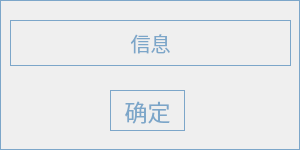
<?xml version="1.0" encoding="UTF-8"?>
<ui version="4.0">
 <class>Hp_Wifi_search_Dialog</class>
 <widget class="QWidget" name="Hp_Wifi_search_Dialog">
  <property name="geometry">
   <rect>
    <x>0</x>
    <y>0</y>
    <width>300</width>
    <height>150</height>
   </rect>
  </property>
  <property name="windowTitle">
   <string>Form</string>
  </property>
  <property name="styleSheet">
   <string notr="true"/>
  </property>
  <widget class="QFrame" name="frame">
   <property name="geometry">
    <rect>
     <x>0</x>
     <y>0</y>
     <width>300</width>
     <height>150</height>
    </rect>
   </property>
   <property name="styleSheet">
    <string notr="true">border: 1px solid  #7CA6C9;
background-color: rgba(255, 255, 255, 0);
color:#7CA6C9;
background-image:url(:/res/res/format_default_bg.png);</string>
   </property>
   <property name="frameShape">
    <enum>QFrame::StyledPanel</enum>
   </property>
   <property name="frameShadow">
    <enum>QFrame::Raised</enum>
   </property>
   <widget class="QLabel" name="label_3">
    <property name="geometry">
     <rect>
      <x>10</x>
      <y>20</y>
      <width>281</width>
      <height>46</height>
     </rect>
    </property>
    <property name="font">
     <font>
      <pointsize>15</pointsize>
      <stylestrategy>PreferAntialias</stylestrategy>
     </font>
    </property>
    <property name="styleSheet">
     <string notr="true">color:#7CA6C9;</string>
    </property>
    <property name="frameShape">
     <enum>QFrame::NoFrame</enum>
    </property>
    <property name="text">
     <string>&lt;html&gt;&lt;head/&gt;&lt;body&gt;&lt;p align=&quot;center&quot;&gt;信息&lt;/p&gt;&lt;/body&gt;&lt;/html&gt;</string>
    </property>
    <property name="alignment">
     <set>Qt::AlignCenter</set>
    </property>
   </widget>
   <widget class="QPushButton" name="pushButton_ok">
    <property name="geometry">
     <rect>
      <x>110</x>
      <y>90</y>
      <width>75</width>
      <height>41</height>
     </rect>
    </property>
    <property name="font">
     <font>
      <pointsize>17</pointsize>
     </font>
    </property>
    <property name="text">
     <string>确定</string>
    </property>
   </widget>
  </widget>
 </widget>
 <resources/>
 <connections/>
</ui>
